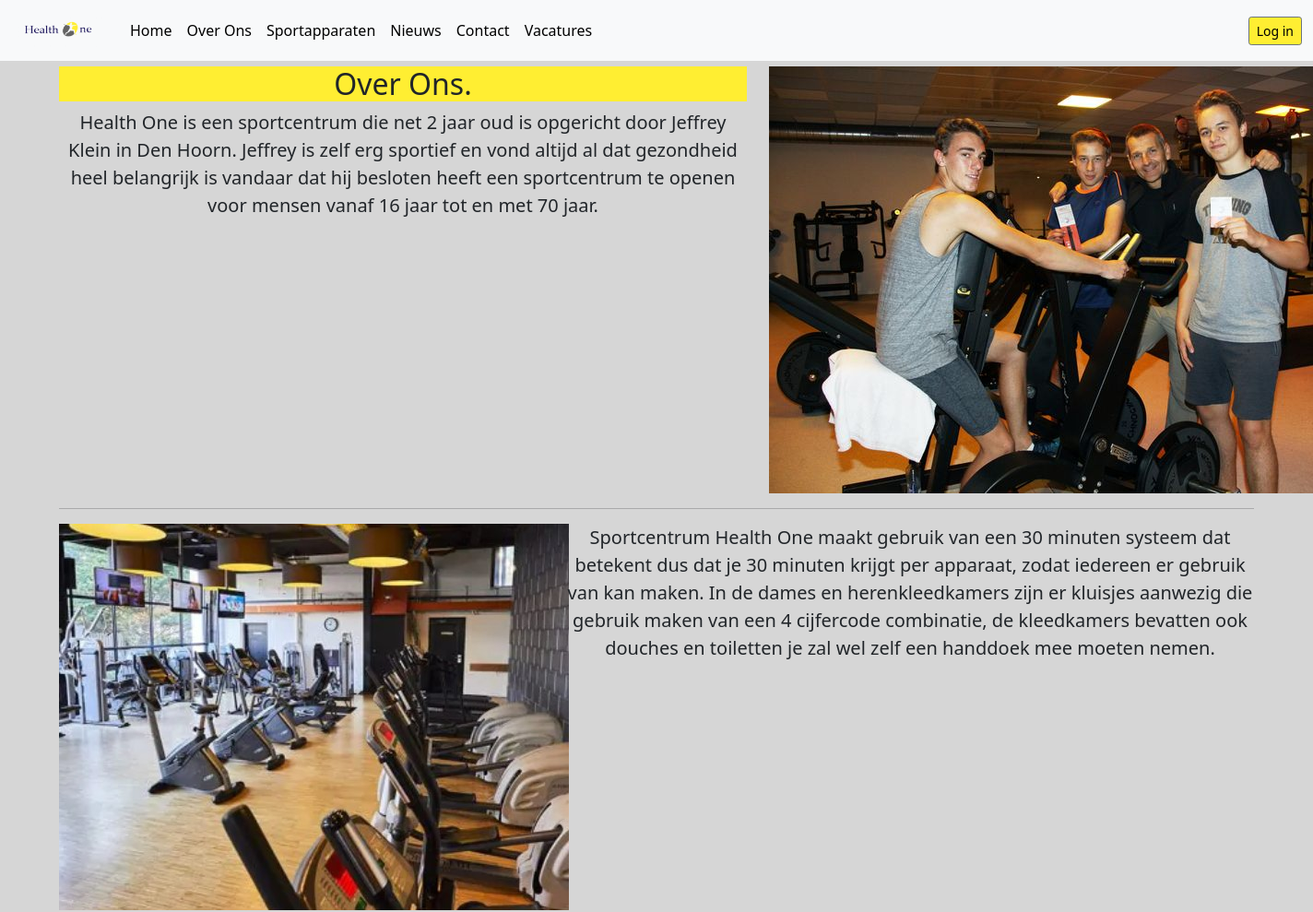
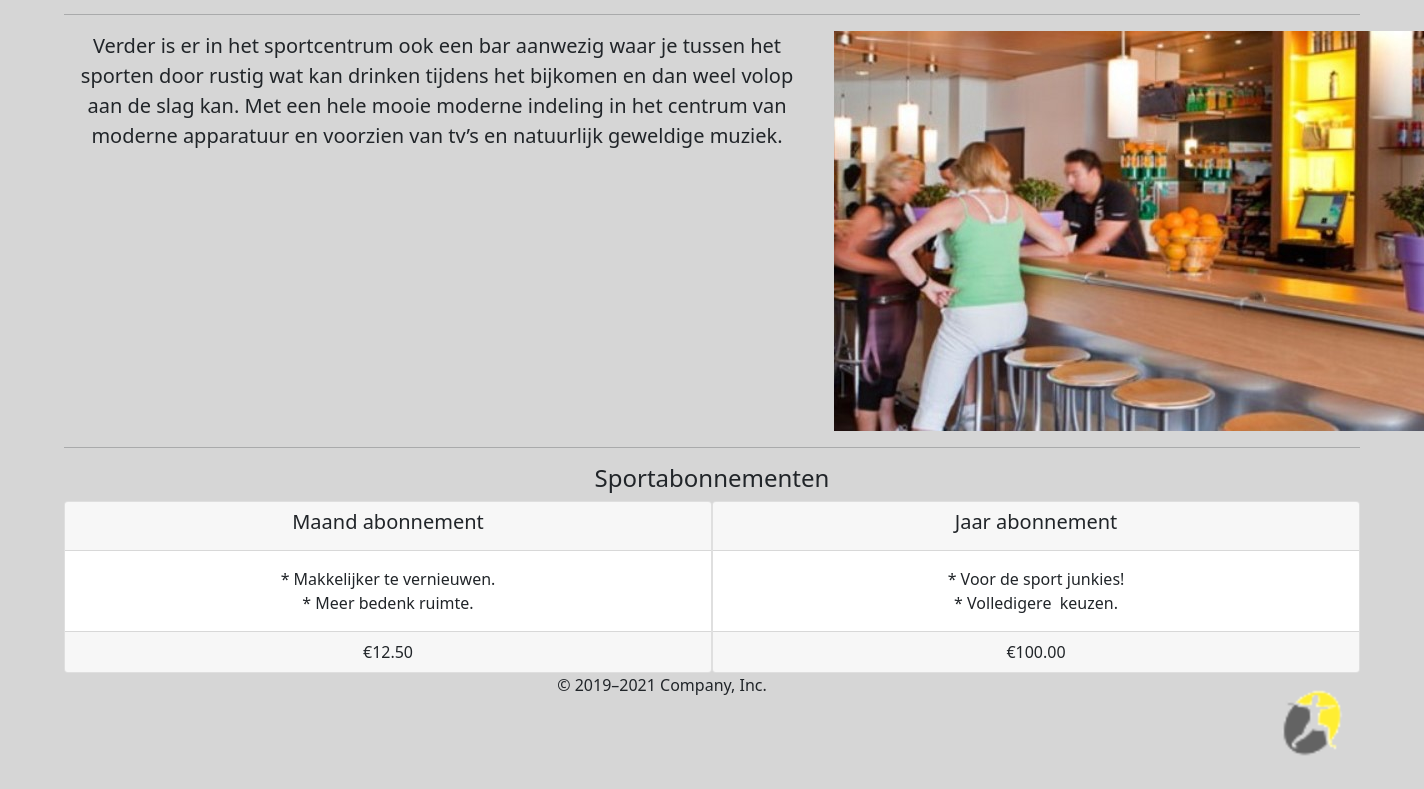
The page /overOns on the database its author committed (2 pictures, top to bottom).
### tables this page shows
CREATE TABLE `packages` (
  `id` int(10) NOT NULL,
  `price` decimal(6,2) NOT NULL,
  `type` varchar(255) NOT NULL,
  `description` text NOT NULL,
  `user_id` int(11) NOT NULL
);

### Modules/Subscriptions.php (called while the page is built)
<?php
function getPackages()
{
    global $pdo;
    $query=$pdo->prepare("SELECT * FROM packages ");
    $query->execute();
    $result=$query->fetchAll(PDO::FETCH_CLASS,"Subscription" );
    return $result;
}

### Templates/overOns.php (the view)
<!DOCTYPE html>
<html lang="en">
<?php
include_once('defaults/head.php');
include_once('defaults/menu.php');
global $packages;
?>
<br>
<br>
<br>
<main>
    <div class="container">
        <div class="row featurette">
            <div class="col-md-7">
                <h2 class="featurette-heading yellow-text">Over Ons.</h2>
                <p class="lead">Health One is een sportcentrum die net 2 jaar oud is opgericht door Jeffrey Klein in Den Hoorn.
                    Jeffrey is zelf erg sportief en vond altijd al dat gezondheid heel belangrijk is vandaar dat hij besloten heeft een
                    sportcentrum te openen voor mensen vanaf 16 jaar tot en met 70 jaar.
                </p>
            </div>
            <div class="col-md-5">
                <img src="/Pictures/pic7.jpg">
            </div>
        </div>
        <hr class="featurette-divider">
        <div class="row featurette">
            <div class="col-md-7 order-md-2">
                <p class="lead">
                    Sportcentrum Health One maakt gebruik van een 30 minuten systeem dat betekent dus dat je 30 minuten krijgt per apparaat,
                    zodat iedereen er gebruik van kan maken. In de dames en herenkleedkamers zijn er kluisjes aanwezig die gebruik maken
                    van een 4 cijfercode combinatie, de kleedkamers bevatten ook douches en
                    toiletten je zal wel zelf een handdoek mee moeten nemen.
                </p>
            </div>
            <div class="col-md-5 order-md-1">
                <img src="/Pictures/pic6.jpg">
            </div>
        </div>
        <hr class="featurette-divider">
        <div class="row featurette">
            <div class="col-md-7">
                <p class="lead">
                    Verder is er in het sportcentrum ook een bar aanwezig waar je tussen het sporten
                    door rustig wat kan drinken tijdens het bijkomen en dan weel volop aan de slag kan.
                    Met een hele mooie moderne indeling in het centrum van
                    moderne apparatuur en voorzien van tv’s en natuurlijk geweldige muziek.
                </p>
            </div>
            <div class="col-md-5">
                <img src="/Pictures/cafe.jpg">
            </div>
        </div>
        <hr class="featurette-divider">
        <div class="row">
        <h4> Sportabonnementen</h4>
            <div class="card-group">
                <?php foreach ($packages as & $package): ?>
                    <div class="col-lg-6">
                        <div class="card">
                            <div class="card-header">
                                <h5><?= $package->type; ?></h5>
                            </div>
                            <div class="card-body">
                                <?= $package->description; ?>
                            </div>
                            <div class="card-footer">
                                €<?= $package->price; ?>
                            </div>
                        </div>
                    </div>
                <?php endforeach; ?>
            </div>
        </div>
</main>
<?php
include_once('defaults/footer.php');
?>
</body>
</html>

### rows shown on the page
packages: type "Maand abonnement", description "* Makkelijker te vernieuwen. * Meer bedenk ruimte.", price "12.50"
packages: type "Jaar abonnement", description "* Voor de sport junkies! * Volledigere keuzen.", price "100.00"
